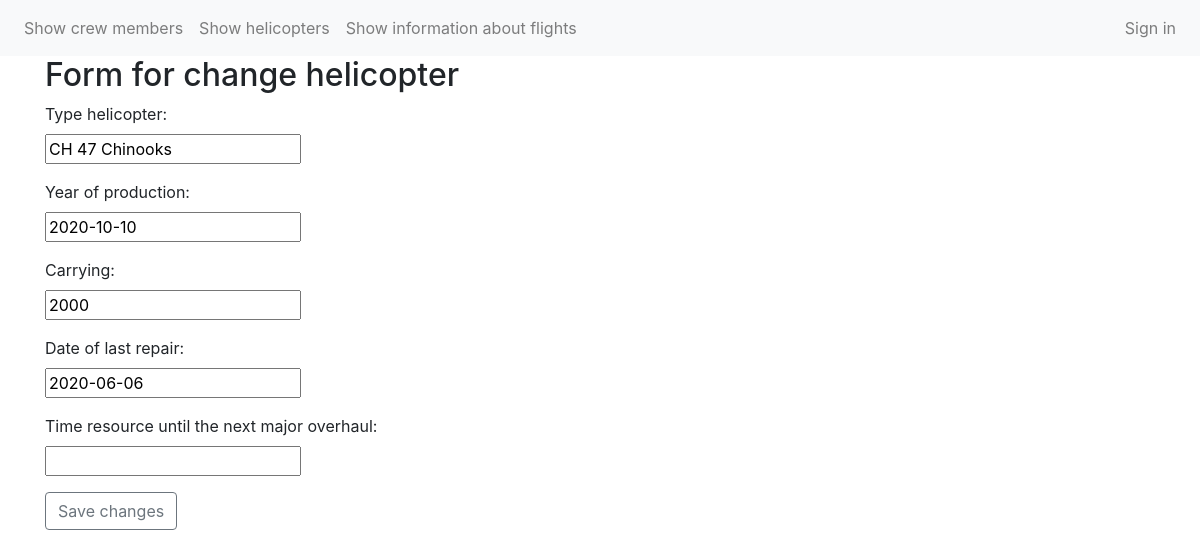
The app's page /edit_helicopter/2/ with its own data.
### app/models.py (models this page shows)
class helicopter(models.Model):
    type_helicopter = models.CharField(max_length=50)
    production_date = models.DateField()
    carrying = models.IntegerField()
    date_of_last_repair = models.DateField()
    time_resource_until_the_next_major_overhaul = models.TimeField()
    status = models.BooleanField(default=False)

### app/views.py (the view)
# urls.py: path('edit_helicopter/<int:helicopter_id>/', edit_helicopter, name='edit_helicopter_url'),
def edit_helicopter(request, helicopter_id):
    try:
        c = helicopter.objects.get(id=helicopter_id)
        return render(request, "edit_helicopter.html", {'c': c})
    except helicopter.DoesNotExist:
        return HttpResponseNotFound("<h2>Helicopter not found</h2>")

### templates/edit_helicopter.html (shortened to what this page needs)
{% extends 'base.html' %}
{% block content %}
<div class="container">
    <div class="form-sec">
        <h2> Form for change helicopter</h2>
            <form method="POST" action="/edit_helicopter" enctype="multipart/form-data">
            <div class="form-group">
                <p>
                    <label>Type helicopter:</label><br>
                    <input type="text" name="form.type_helicopter" value="{{c.type_helicopter}}"/>
                </p>
                <p>
                    <label>Year of production:</label><br>
                    <input  type="text" name="form.production_date" value="{{c.production_date|date:'Y-m-d'}}"/>
                </p>
                <p>
                    <label>Carrying:</label><br>
                    <input type="text" name="form.carrying" value="{{c.carrying}}"/>
                </p>
                <p>
                    <label>Date of last repair:</label><br>
                    <input type="text" name="form.date_of_last_repair" value="{{c.date_of_last_repair|date:'Y-m-d'}}"/>
                </p>
                <p>
                    <label>Time resource until the next major overhaul:</label><br>
                    <input type="text" name="form.time_resource_until_the_next_major_overhaul" value="{{c.time_resource_until_the_next_major_overhaul|date:'Y-m-d'}}"/>
                </p>
            </div>
            <button type="submit" class="btn btn-outline-secondary" class="btn btn-default">Save changes</button>
        </form>
    </div>
</div>
{% endblock %}

### records on screen
helicopter: type_helicopter "CH 47 Chinooks", production_date "2020-10-10", carrying "2000", date_of_last_repair "2020-06-06"
